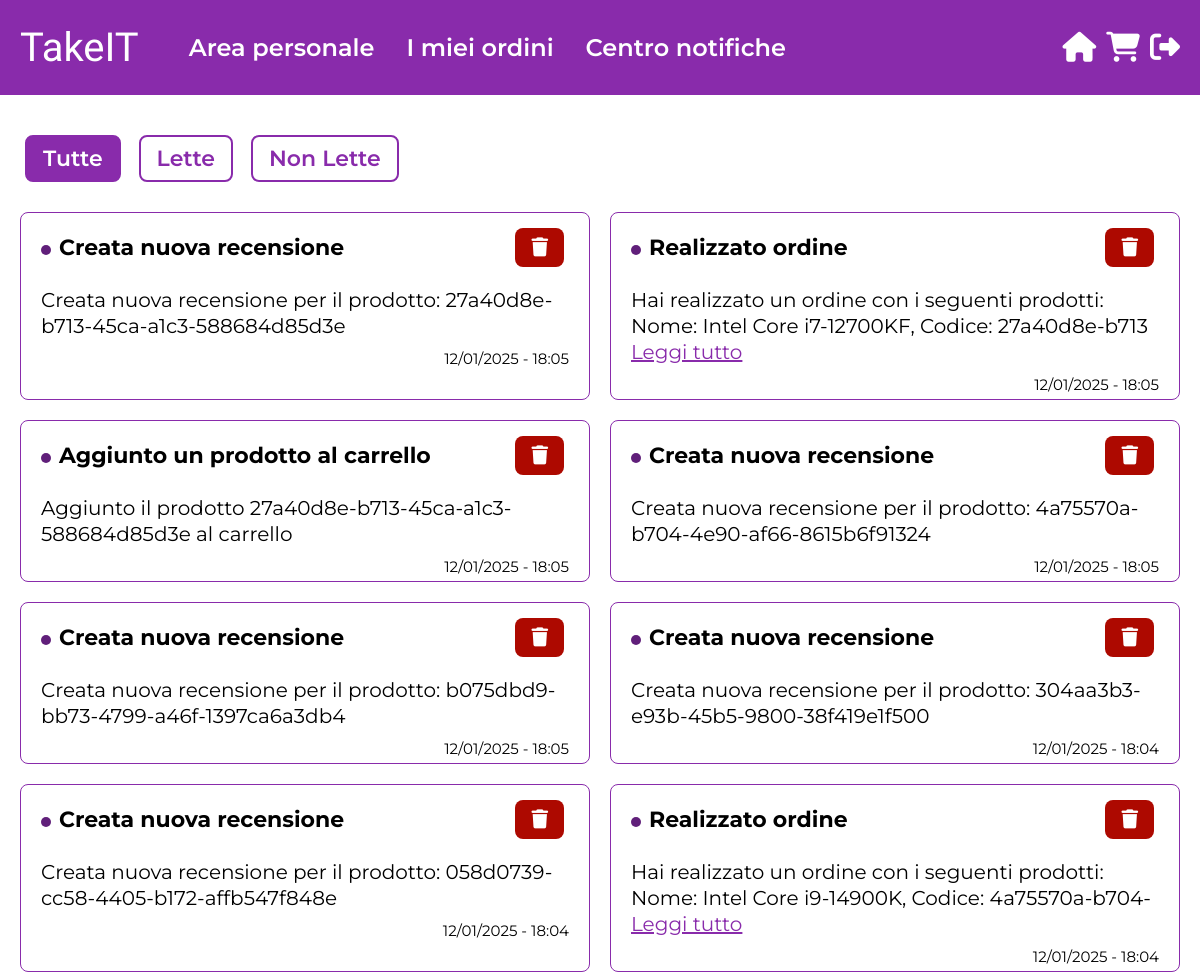
The app's page /TakeIT/notifiche.php (signed in, upper part), older data.
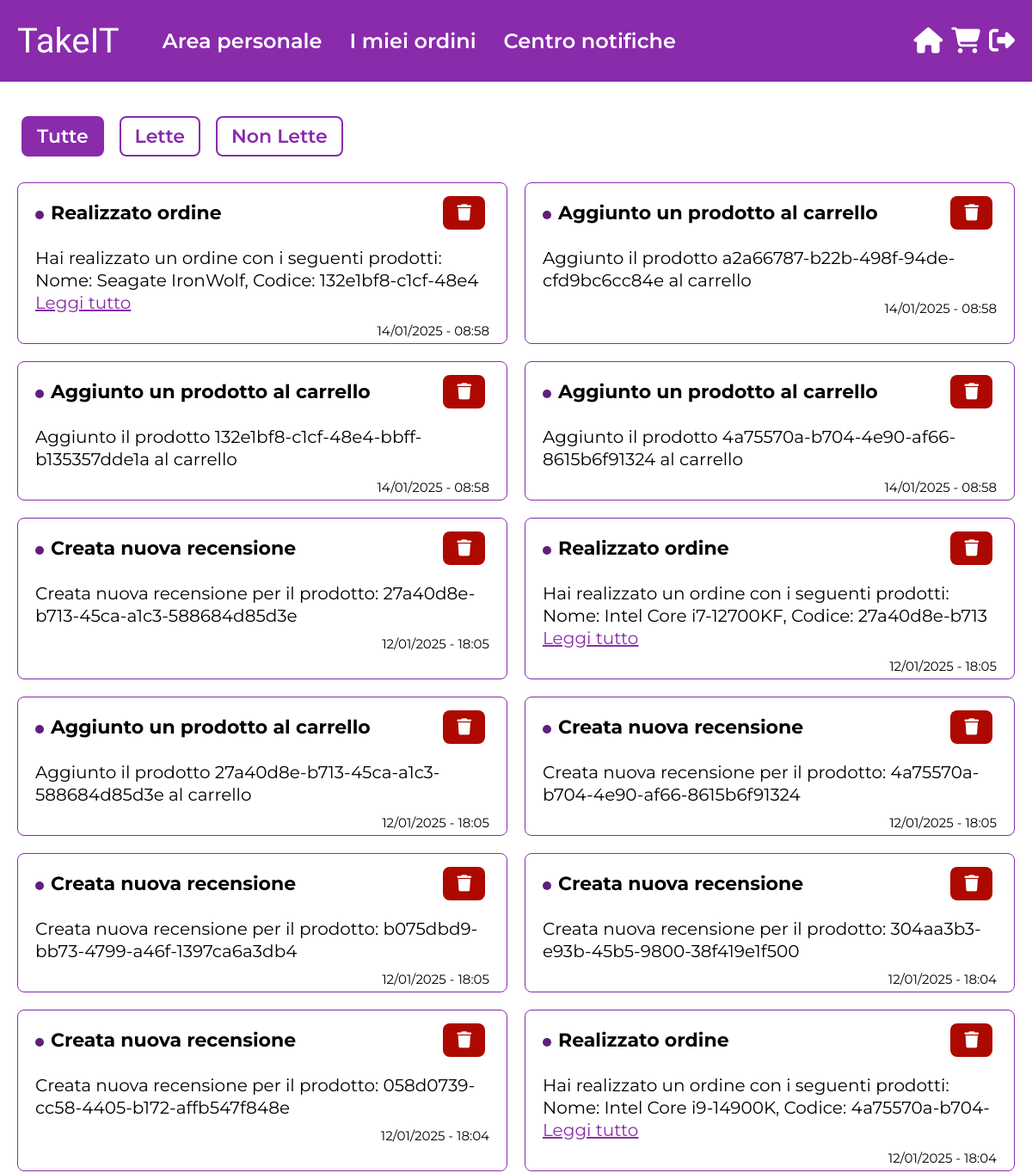
The same page, newer data.
### tables this page shows
CREATE TABLE `notifica` (
  `codice` int(11) NOT NULL,
  `titolo` varchar(255) NOT NULL,
  `contenuto` text NOT NULL,
  `letta` tinyint(1) DEFAULT 0,
  `dataOraCreazione` datetime NOT NULL,
  `utenteEmail` varchar(255) NOT NULL,
  `tipologia` varchar(255) NOT NULL
);

### TakeIT/utils/functions.php (called while the page is built, shortened)
<?php
function utenteLoggato(){
    return isset($_SESSION["email"]);
}
?>

### TakeIT/db/database.php (called while the page is built, shortened)
<?php
class DatabaseHelper{
    private $db;
    public function __construct($servername, $username, $password, $dbname){
        $this->db = new mysqli($servername, $username, $password, $dbname);
    }
	public function login_check_admin() {
		$login_string = $_SESSION['login_string'];
		$email = $_SESSION['email'];
		$user_browser = $_SERVER['HTTP_USER_AGENT'];
		$stmt = $this->db->prepare("SELECT password,ruolo FROM utente WHERE email = ? LIMIT 1");
		$stmt->bind_param('s', $email);
		$stmt->execute();
		$stmt->store_result();
		$stmt->bind_result($password, $ruolo);
		$login_check = hash('sha512', $password.$user_browser);
		if ($login_check != $login_string) {
			return false;
		}
		return true;
    }
    public function getNotificheUtente($email_utente){
        $stmt = $this->db->prepare("SELECT * FROM notifica WHERE utenteEmail = ? ORDER BY dataOraCreazione DESC");
        $stmt->bind_param('s',$email_utente);
        $stmt->execute();
        $result = $stmt->get_result();
        return $result->fetch_all(MYSQLI_ASSOC);
    }
}
?>

### TakeIT/bootstrap.php (called while the page is built, shortened)
<?php
require_once("utils/functions.php");
require_once("db/database.php");
$dbh = new DatabaseHelper("localhost", "root", "Burberino!202021", "ecommerce_tw");
?>

### TakeIT/template/centro-notifiche.php (the view, shortened to what this page needs)
<header>
    <?php if(count($templateParams["notifiche"]) == 0): ?>
        <article>
            <p>Non ci sono notifiche</p>
        </article>
    <?php else:
        $notifiche = $templateParams["notifiche"];
        ?>
        <ul>
            <li>
                <button id="btnTutte" type="button" name="tutte" aria-label="Mostra tutte le notifiche" onclick="mostraTutte()">Tutte</button>
            </li>
            <li>
                <button id="btnLette" type="button" name="lette" aria-label="Mostra notifiche lette" onclick="mostraLette()">Lette</button>
            </li>
            <li>
                <button id="btnNonLette" type="button" name="non-lette" aria-label="Mostra notifiche non lette" onclick="mostraNonLette()">Non Lette</button>
            </li>
        </ul>
</header>
<section>
    <?php foreach($notifiche as $notifica):
        $contenuto = $notifica["contenuto"];
        $isLong = strlen($contenuto) > 100;
    ?>
        <article data-codice-notifica="<?php echo $notifica['codice'] ?>" data-notifica-letta="<?php echo $notifica['letta'] ? 'true' : 'false'; ?>" onclick="segnaComeLetta(this)">
            <header>
                <h3><?php echo $notifica["titolo"] ?></h3>
                <button type="button" aria-label="Elimina questa notifica" onclick="eliminaNotifica(<?php echo $notifica['codice']; ?>)">
                    <span aria-hidden="true" class="fa-solid fa-trash"></span>
                </button>
            </header>
            <p>
                <?php echo substr($contenuto, 0, 100); ?>
                <?php if($isLong): ?>
                    <button type="button" onclick="toggleContent(event, this)">Leggi tutto</button>
                <?php endif; ?>
            </p>
            <footer>
                <time datetime="<?php echo date('c', strtotime($notifica['dataOraCreazione'])); ?>">
                    <?php echo date('d/m/Y - H:i', strtotime($notifica['dataOraCreazione'])); ?>
                </time>
            </footer>
        </article>
    <?php endforeach; ?>
</section>
<?php endif; ?>

### TakeIT/notifiche.php (shortened to what this page needs)
<?php
require_once 'bootstrap.php';
if(utenteLoggato()) {
	$templateParams["titolo"] = "TakeIT - Notifiche";
	$templateParams["nome"] = "centro-notifiche.php";
    $templateParams["css"] = "notifiche.css";
	$templateParams["notifiche"] = $dbh->getNotificheUtente($_SESSION['email']);
	require_once 'template/base.php';
} else {
	header("Location: login.php");
}
?>

### TakeIT/template/base.php (shortened to what this page needs)
<!DOCTYPE html>
<html lang="it" xml:lang="it">
	<head>
		<link rel="stylesheet" type="text/css" href="./css/system.css" />
		<link rel="stylesheet" type="text/css" href="./css/style.css" />
		<?php if(isset($templateParams["css"])): ?>
            <link rel="stylesheet" type="text/css" href="./css/<?php echo $templateParams["css"]; ?>" />
        <?php endif; ?>
	</head>
	<body>
		<?php include_once 'header.php'; ?>
		<main>
			<?php
			if(isset($templateParams["nome"])){
				require($templateParams["nome"]);
			}
			?>
		</main>
	</body>
</html>

### TakeIT/template/header.php (shortened to what this page needs)
<header>
	<nav>
		<a href="index.php" aria-label="Vai alla home">TakeIT</a>
		<ul>
			<li>
				<a href="profilo.php" aria-label="Vai alla home">
					Area personale
				</a>
			</li>
			<?php if($dbh->login_check_admin()): ?>
				<li>
					<a href="ordiniAmministratore.php" aria-label="Ordini amministratore">
						Ordini
					</a>
				</li>
			<?php else: ?>
			<li>
				<a href="ordiniUtente.php" aria-label="Ordini cliente">
					I miei ordini
				</a>
			</li>
			<?php endif ?>
			<li>
				<a href="notifiche.php" aria-label="Notifiche">
					Centro notifiche
				</a>
			</li>
			<?php if($dbh->login_check_admin()): ?>
				<li>
					<a href="tipologie-prodotto.php" aria-label="Tipologie prodotto">
						Tipologie prodotto
					</a>
				</li>
			<?php endif; ?>
			<?php if($dbh->login_check_admin()): ?>
				<li>
					<a href="marche.php" aria-label="Marche">
						Marche
					</a>
				</li>
			<?php endif; ?>
		</ul>
		<ul>
			<li>
				<a href="index.php" aria-label="Vai alla home">
					<span aria-hidden="true" class="fa-solid fa-house"></span>
				</a>
			</li>
			<?php if(!$dbh->login_check_admin() && !($templateParams["nome"] == "checkout.php")): ?>
				<li>
					<button id="btn-mobile-cart-opener" type="button" aria-label="Apri il carrello">
						<span aria-hidden="true" class="fa-solid fa-cart-shopping"></span>
					</button>
				</li>
			<?php endif;  ?>
			<li>
				<button type="button" class="btn btn-secondary" aria-label="Disconnetti utente" onclick="eseguiDisconnessione()">
					<span class="fa-solid fa-right-from-bracket"></span>
				</button>
			</li>
		</ul>
	</nav>
</header>

### TakeIT/css/system.css (style rules this page uses)
:root { --color-primary-300: #892BAB; --color-primary-500: #6E238A; --color-primary-700: #601F7A; --color-error: #AD0900; --color-error-dark: #850700; --color-dark-gray: #B8B8B8; --color-light-gray: #F5F5F5; --color-gray: #D9D9D9; --color-success: #2C6426; --color-success-dark: #255520; }
html { scroll-behavior: smooth; }
body, h1, h2, a, p, input, button { margin: 0; padding: 0; }
body { font-family: "Montserrat", sans-serif; color: #000000; background-color: #ffffff; }
body * { font-family: "Montserrat", sans-serif; }

### TakeIT/css/style.css (style rules this page uses)
body > header { background-color: var(--color-primary-300); }
body > header > nav { padding: 24px 15px; display: flex; align-items: center; justify-content: space-between; }
body > header > nav > a { font-family: "Mogra", cursive; font-size: 40px; text-decoration: none; color: white; }
body > header > nav > ul { display: flex; align-items: center; justify-content: end; gap: 10px; list-style-type: none; margin: 0; padding: 0; }
body > header > nav > ul:first-of-type { display: none; }
body > header > nav > ul:first-of-type > li, body > header > nav > ul:first-of-type > li > a, body > header > nav > ul:first-of-type > li > button { font-size: 24px; font-weight: 600; }
body > header > nav > ul > li, body > header > nav > ul > li > a, body > header > nav > ul > li > button { margin: 0; padding: 0; background-color: transparent; border: none; text-decoration: none; color: white; font-size: 30px; }
body > header > nav > ul:last-of-type > li:nth-of-type(2) { display: none; }
main { background-color: #fff; margin: 15px; box-sizing: border-box; }
@media screen and (min-width: 1200px) { body > main { margin: auto; max-width: 1440px; padding-inline: 20px; } }
@media screen and (min-width: 1200px) { body > header > nav { margin: auto; max-width: 1440px; padding-inline: 20px; } }
@media screen and (min-width: 1200px) { body > header > nav > ul:first-of-type { display: flex; flex-grow: 1; justify-content: start; margin-left: 50px; gap: 32px; } }
@media screen and (min-width: 1200px) { body > header > nav > ul:last-of-type > li:nth-of-type(2) { display: block; } }

### TakeIT/css/notifiche.css (style rules this page uses)
header > ul { display: flex; justify-content: center; gap: 8px; margin: 0px; padding: 0px; list-style-type: none; }
header button { background-color: #FFFFFF; border: 2px solid var(--color-primary-300); color: var(--color-primary-300); padding: 8px 16px; margin: 10px 5px; border-radius: 8px; font-size: 16px; cursor: pointer; transition: all 0.3s ease; font-weight: 600; }
header > ul > li:first-child > button { background-color: var(--color-primary-300); color: #ffffff; border: 2px solid var(--color-primary-300); box-shadow: 0 4px 8px rgba(0, 0, 0, 0.2); }
article { background-color: #ffffff; border: 1px solid var(--color-primary-300); border-radius: 8px; margin: 20px 0px; padding: 5px 20px; }
article > header { display: flex; justify-content: space-between; align-items: center; margin-bottom: 10px; }
article > header > h3 { font-size: 19px; color: #000000; margin: 0; }
article > p { font-size: 16px; color: #000000; margin: 10px 0; line-height: 24px; }
article > footer { display: flex; justify-content: flex-end; font-size: 10px; }
article > header > button { background-color: var(--color-error); border: none; color: #FFFFFF; font-size: 19px; cursor: pointer; transition: transform 0.3s ease; }
article[data-notifica-letta="false"] h3::before { content: ''; display: inline-block; width: 10px; height: 10px; background-color: var(--color-primary-700); border-radius: 50%; margin-right: 8px; }
article > p > button { background: none; border: none; color: var(--color-primary-300); cursor: pointer; font-size: 14px; text-decoration: underline; }
@media (min-width: 768px) { body > main { padding: 30px 20px; min-height: calc(100vh - 96px - 263px); } }
@media (min-width: 768px) { header > ul { justify-content: flex-start; margin-bottom: 20px; } }
@media (min-width: 768px) { header > ul > li> button { font-size: 22px; } }
@media (min-width: 768px) { main > section { display: grid; grid-template-columns: repeat(2, 1fr); gap: 20px; } }
@media (min-width: 768px) { article { margin: 0; } }
@media (min-width: 768px) { article > header > h3 { font-size: 22px; } }
@media (min-width: 768px) { article > p { font-size: 20px; line-height: 26px; } }
@media (min-width: 768px) { article > p> button { font-size: 20px; line-height: 26px; } }
@media (min-width: 768px) { article > footer { font-size: 15px; } }
@media (min-width: 768px) { header button { font-size: 18px; } }

Row changes from the older to the newer data that the page shows:
added notifica: titolo "Realizzato ordine", contenuto "Hai realizzato un ordine con i seguenti prodotti: Nome: Seagate IronWolf, Codice: 132e1bf8-c1cf-48e4", dataOraCreazione "14/01/2025 - 08:58"
added notifica: titolo "Aggiunto un prodotto al carrello", contenuto "Aggiunto il prodotto a2a66787-b22b-498f-94de-cfd9bc6cc84e al carrello", dataOraCreazione "14/01/2025 - 08:58"
added notifica: titolo "Aggiunto un prodotto al carrello", contenuto "Aggiunto il prodotto 132e1bf8-c1cf-48e4-bbff-b135357dde1a al carrello", dataOraCreazione "14/01/2025 - 08:58"
added notifica: titolo "Aggiunto un prodotto al carrello", contenuto "Aggiunto il prodotto 4a75570a-b704-4e90-af66-8615b6f91324 al carrello", dataOraCreazione "14/01/2025 - 08:58"
